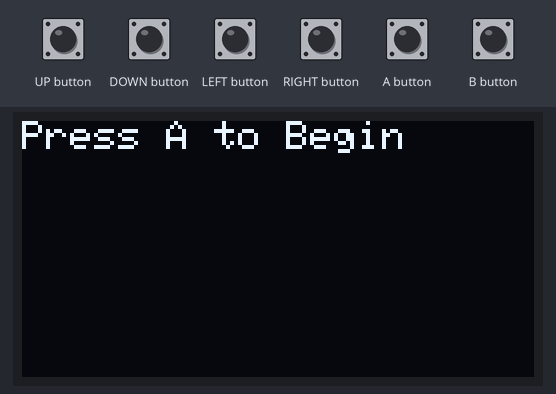
This sketch was run on a simulated Arduboy, built with avr-gcc and run on an emulated ATmega32U4. Shown: 128×64 one-colour display. The test bench sets the inputs (shaded band). Random numbers use the default seed unless the sketch sets one.

Above: at 1.2 s.
1.3 s: A button pressed for 0.15 s
At 1.41 s:
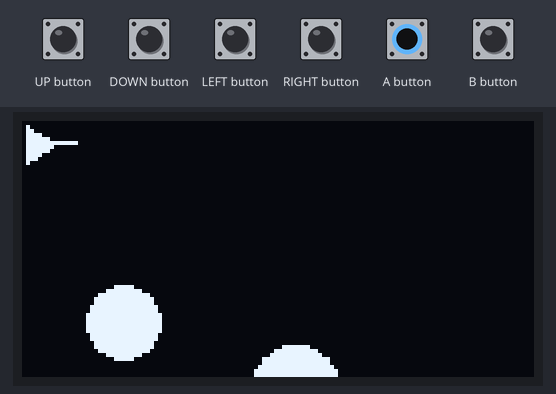
2.0 s: DOWN button pressed for 1 s
At 2.22 s:
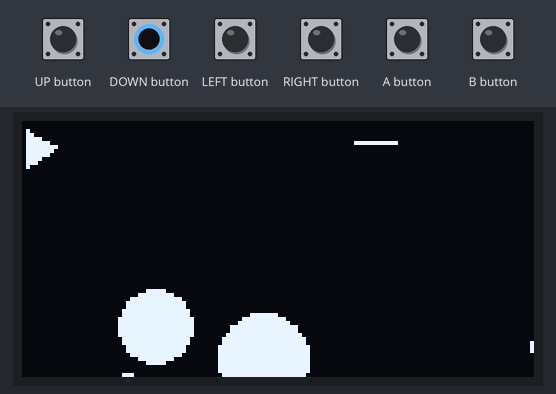
3.6 s: UP button pressed for 1 s
At 3.82 s:
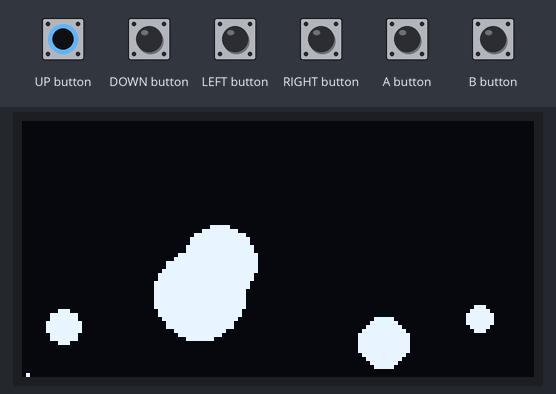
5.2 s: A button pressed for 1 s
At 5.8 s:
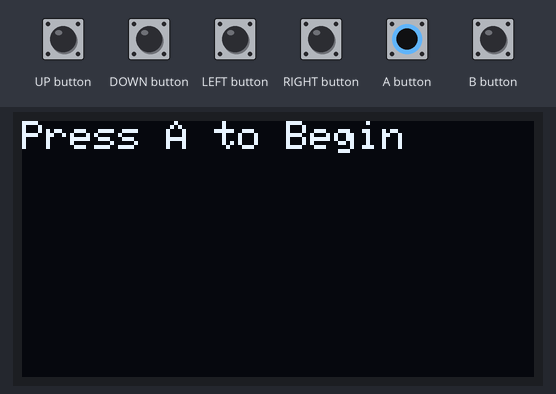

Measured:
- after the input at 1.3 s, the display: first changes after 0.06 s (image 1 shows a later state)
- after the input at 5.2 s, the display: first changes at once (image 4 shows a later state)

The sketch:

astroids.ino
```cpp
#include <Arduboy2.h>
#include <stdio.h>
#include <math.h>

Arduboy2 arduboy;

int game_state = 0;
int buttonA_pressed = 0;
int buttonB_pressed = 0;
float playerx[3];
float playery[3];
float playerx_vel[3];
float playery_vel[3];
float asteroidsx[5];
float asteroidsy[5];
float asteroidsr[5];
int asteroidsflag[5];
float asteroidsdx[5];
float asteroidsdy[5];
int missile[10][3];
int xvel[10] = {0};
int yvel[10] = {0};

void setup(){
  // put your setup code here, to run once:
  arduboy.begin();
  srand(7/8);
  arduboy.setFrameRate(20);
  playerx[0] = 1.0;
  playerx[1] = 8.66;
  playerx[2] = 1.0;
  playery[0] = 1.0;
  playery[1] = 5.0;
  playery[2] = 10;
  //set asteroids positions
  for(int i = 0; i < 5; i++){
    asteroidsx[i] = rand() % 127+20;
    asteroidsy[i] = rand() % 63+20;
    asteroidsr[i] = rand() % 10 + 3;
    asteroidsflag[i] = 0;
  }
  for(int i = 0; i < 5; i++){
    if( (rand() % 100) < 50){
      asteroidsdx[i] = -1;
      asteroidsdy[i] = -1;
    }else{
      asteroidsdx[i] = 1;
      asteroidsdy[i] = 1;
    }
  }
  for(int i = 0; i < 10; i++){
    missile[i][0] = 0;
    missile[i][1] = 0;
    missile[i][2] = 0;
  }
  arduboy.clear();

}

void rotate_main_character(){
  //this function turns the main character 90 degreees clockwise
    float p,p2,p3,q,q2,q3,a1,a2,a3,b1,b2,b3;
    float angle;
    angle = 90*(3.14/180);
    p = playerx[0];
    q = playery[0];
    a1 = p + (playerx[0] - p) * cos(angle) - (playery[0] - q) * sin(angle);
    b1 = q + (playerx[0] - p) * sin(angle) + (playery[0] - q) * cos(angle);
    a2 = p + (playerx[1] - p) * cos(angle) - (playery[1] - q) * sin(angle);
    b2 = q + (playerx[1] - p) * sin(angle) + (playery[1] - q) * cos(angle);
    a3 = p + (playerx[2] - p) * cos(angle) - (playery[2] - q) * sin(angle);
    b3 = q + (playerx[2] - p) * sin(angle) + (playery[2] - q) * cos(angle);
    playerx[0] = a1;
    playerx[1] = a2;
    playerx[2] = a3;
    playery[0] = b1;
    playery[1] = b2;
    playery[2] = b3;
}

void fire_missile(){
  //this function sets the initial position for the missile as well as how it should travel
  int i;
  for(i = 0; i<10;i++){
    if(missile[i][2] == 0 && playerx[1] > playerx[0] && playerx[1] > playerx[2]){
      missile[i][0] = playerx[1];
      missile[i][1] = playery[1];
      missile[i][2] = 1;
      xvel[i] = 5;
      yvel[i] = 0;
      break;
    }
    if(missile[i][2] == 0 &&  playery[1] > playery[0] && playery[1] > playery[2]){
      missile[i][0] = playerx[1];
      missile[i][1] = playery[1];
      missile[i][2] = 1;
      xvel[i] = 0;
      yvel[i] = 5;
      break;
    }
    if(missile[i][2] == 0 && playerx[1] < playerx[0] && playerx[1] < playerx[2]){
      missile[i][0] = playerx[1];
      missile[i][1] = playery[1];
      missile[i][2] = 1;
      xvel[i] = -5;
      yvel[i] = 0;
      break;
    }
    if(missile[i][2] == 0 && playery[1] < playery[0] && playery[1] < playery[2]){
      missile[i][0] = playerx[1];
      missile[i][1] = playery[1];
      missile[i][2] = 1;
      xvel[i] = 0;
      yvel[i] = -5;
      break;
    }
  }
}

void missile_motion(){
  //this function increments the motion of the bullet and checks to see whether it is in screen or not
  int i;
  for(i = 0; i < 10; i++){
    if(missile[i][2] == 1){
      arduboy.drawLine(missile[i][0],missile[i][1],missile[i][0]+xvel[i], missile[i][1] + yvel[i]);
      missile[i][0] += xvel[i];
      missile[i][1] += yvel[i];
    }
    if(missile[i][0] >= 700 || missile[i][1] >= 500 || missile[i][0] <= 0 || missile[i][0] <= 0){
      missile[i][0] = 0;
      missile[i][1] = 0;
      missile[i][2] = 0;
      xvel[i] = 0;
      yvel[i] = 0;
    }
  }
}

void missile_collision(){
  int i,j,k;
   for(i = 0; i < 10; i++){
    for(j = 0; j < 5; j++){
      if(missile[i][2] == 1 && missile[i][0] > asteroidsx[j]-asteroidsr[j] && missile[i][0] < asteroidsx[j]+asteroidsr[j] && missile[i][1] > asteroidsy[j] - asteroidsr[j] && missile[i][1] < asteroidsy[j] + asteroidsr[j]){
          if (asteroidsr[j] == 0) {
            asteroidsx[j] = 0;
            asteroidsy[j] = 0;
            asteroidsr[j] = 0;
            missile[i][0] = 0;
            missile[i][1] = 0;
            missile[i][2] = 0;
            asteroidsflag[i] = 1;
          } else {
            asteroidsr[j]--;
            if (asteroidsr[j] == 1){
              asteroidsr[j] = 0;
              asteroidsflag[i] = 1;
            }
            missile[i][0] = 0;
            missile[i][1] = 0;
            missile[i][2] = 0;
          }
      }
    }
  }
}


void loop(){
  // put your main code here, to run repeatedly:
  if(!arduboy.nextFrame()){
    return;
  }
  arduboy.clear();

  switch(game_state){
    case 0:
      //Title Screen
      arduboy.setCursor(0,0);
      arduboy.print("Press A to Begin");

      if(arduboy.pressed(A_BUTTON) and buttonA_pressed == 0){
          buttonA_pressed = 1;
          game_state = 1;
      }
      playerx[0] = 1.0;
      playerx[1] = 8.66;
      playerx[2] = 1.0;
      playery[0] = 1.0;
      playery[1] = 5.0;
      playery[2] = 10;
      for (int i = 0; i < 3; i++) {
        playerx_vel[i] = 0;
        playery_vel[i] = 0;
      }
      break;
    case 1:
      //Game Play
      arduboy.fillTriangle(playerx[0],playery[0], playerx[1], playery[1], playerx[2], playery[2], WHITE);
      // move the player every frame
      for (int i = 0; i < 3; i++) {
        playerx[i] += playerx_vel[i];
        playery[i] += playery_vel[i];
      }
      if (playerx[0] > 128 && playerx[1] > 128 && playerx[2] > 128) {
        playerx[0] -= 128;
        playerx[1] -= 128;
        playerx[2] -= 128;
      }
      if (playerx[0] < 0 && playerx[1] < 0 && playerx[2] < 0) {
        playerx[0] += 128;
        playerx[1] += 128;
        playerx[2] += 128;
      }
      if (playery[0] > 64 && playery[1] > 64 && playery[2] > 64) {
        playery[0] -= 64;
        playery[1] -= 64;
        playery[2] -= 64;
      }
      if (playery[0] < 0 && playery[1] < 0 && playery[2] < 0) {
        playery[0] += 64;
        playery[1] += 64;
        playery[2] += 64;
      }
      //this for loop controls the actions of the asteroids
      for(int i = 0; i < 5; i++){
        if (asteroidsx[i] != 0 and asteroidsy[i] != 0 and asteroidsr[i] != 0){
          arduboy.fillCircle(asteroidsx[i],asteroidsy[i],asteroidsr[i],WHITE);
        }
        //start with bounds checking
        if(asteroidsx[i]+asteroidsr[i] >= 128){
          asteroidsdx[i] = -1;
        }
        if(asteroidsx[i]-asteroidsr[i] <= 0){
          asteroidsdx[i] = 1;
        }
        if(asteroidsy[i]+asteroidsr[i] >= 64){
          asteroidsdy[i] = -1;
        }
        if(asteroidsy[i]-asteroidsr[i] <= 0){
          asteroidsdy[i] = 1;
        }

        //checking if any of the points of the sprite fall within the bounds of an asteroid
        for(int j = 0; j < 3; j++){
          if(playerx[j] > asteroidsx[i]-asteroidsr[i]+1 and playerx[j] < asteroidsx[i]+asteroidsr[i]-1 and playery[j] < asteroidsy[i]+asteroidsr[i]-1 and playery[j] > asteroidsy[i]-asteroidsr[i]+1 and asteroidsflag[i] == 0){
            game_state = 3;
          }
        }

       //now that bounds have been checked and directions have been set we can move the asteroids
        if(asteroidsdx[i] == -1){
          asteroidsx[i] = asteroidsx[i] - .5;
        }else{asteroidsx[i] = asteroidsx[i] + .5;}
        if(asteroidsdy[i] == -1){
          asteroidsy[i] = asteroidsy[i] - .5;
        }else{asteroidsy[i] = asteroidsy[i] + .5;}

      }
      //player_collision();
      missile_motion();
      missile_collision();

      //check if all asteroids have been hit and end game
      if(asteroidsr[0] == 0 && asteroidsr[1] == 0 && asteroidsr[2] == 0 && asteroidsr[3] == 0 && asteroidsr[4] == 0){
        game_state = 2;
      }

      if(arduboy.pressed(UP_BUTTON) and playery[0] > 0 and playery[1] > 0 and playery[2] > 0){
        for (int i = 0; i < 3; i++) {
          playery_vel[i]-= .25;
        }
        /*
        playery[0] -= playery_vel[0];
        playery[1] -= playery_vel[1];
        playery[2] -= playery_vel[2];
        */
        //playery[0] = playery[0]-1;
        //playery[1] = playery[1]-1;
        //playery[2] = playery[2]-1;
      }
      if(arduboy.pressed(DOWN_BUTTON) and (playery[0] < 63) and (playery[1] < 63) and (playery[2] < 63)){
        for (int i = 0; i < 3; i++) {
          playery_vel[i]+=.25;
        }
        /*
        playery[0] += playery_vel[0];
        playery[1] += playery_vel[1];
        playery[2] += playery_vel[2];
        */
        //playery[0] = playery[0]+1;
        //playery[1] = playery[1]+1;
        //playery[2] = playery[2]+1;
      }
      if(arduboy.pressed(LEFT_BUTTON) and (playerx[0] > 0) and (playerx[1] > 0) and (playerx[2] > 0)){
        for (int i = 0; i < 3; i++) {
          playerx_vel[i]-=.25;
        }
        /*
        playerx[0] -= playerx_vel[0];
        playerx[1] -= playerx_vel[1];
        playerx[2] -= playerx_vel[2];
        */
        //playerx[0] = playerx[0]-1;
        //playerx[1] = playerx[1]-1;
        //playerx[2] = playerx[2]-1;
      }
      if(arduboy.pressed(RIGHT_BUTTON) and (playerx[0] < 127) and (playerx[1] < 127) and (playerx[2] < 127)){
        for (int i = 0; i < 3; i++) {
          playerx_vel[i]+=.25;
        }
        /*
        playerx[0] += playerx_vel[0];
        playerx[1] += playerx_vel[1];
        playerx[2] += playerx_vel[2];
        */
      }
      if(arduboy.pressed(B_BUTTON)){
        buttonB_pressed = 1;
        rotate_main_character();
      }
      if(arduboy.pressed(A_BUTTON)){
        buttonA_pressed = 1;
        fire_missile();
      }
      break;
    case 2:
      //Win Screen
      arduboy.setCursor(0,0);
      arduboy.print("YOU WIN!!");
      arduboy.setCursor(0,20);
      arduboy.print("Press A to restart");
      if(arduboy.pressed(A_BUTTON) and buttonA_pressed == 0){
          setup();
          buttonA_pressed = 1;
          game_state = 0;
      }
      break;
     case 3:
      arduboy.setCursor(0,0);
      arduboy.print("YOU LOSE!!");
      arduboy.setCursor(0,20);
      arduboy.print("Press A to restart");
      if(arduboy.pressed(A_BUTTON) and buttonA_pressed == 0){
          setup();
          buttonA_pressed = 1;
          game_state = 0;
      }
      break;
  }
  if(arduboy.notPressed(A_BUTTON)){
    buttonA_pressed = 0;
  }
  if(arduboy.notPressed(B_BUTTON)){
    buttonB_pressed = 0;
  }
  arduboy.display();
}
```
